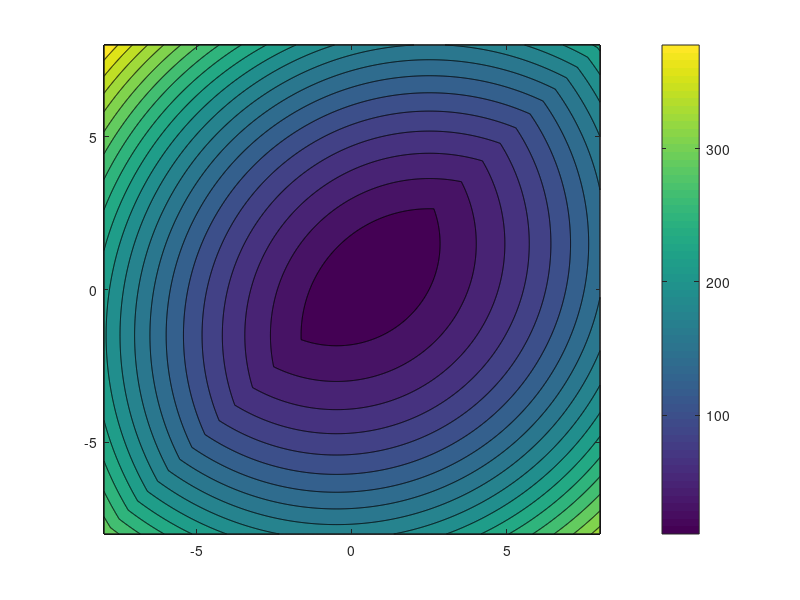
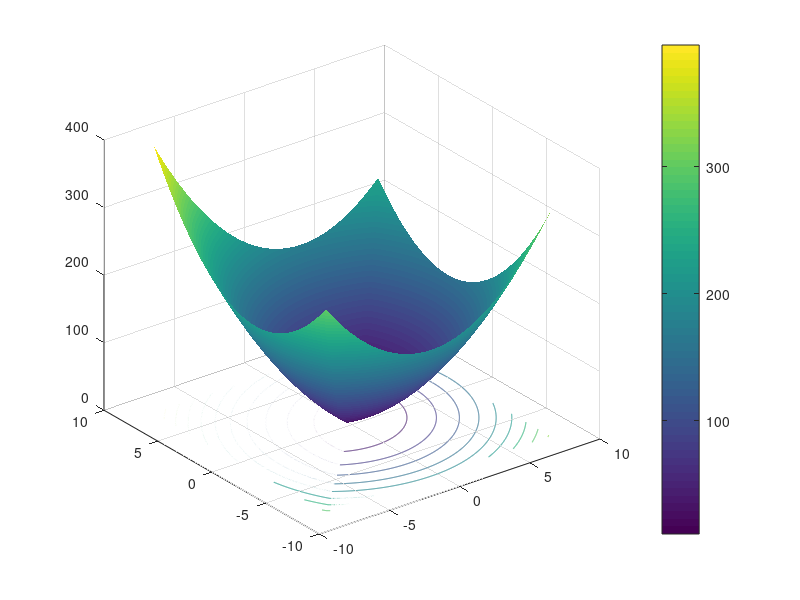

Write MATLAB code to recreate these figures, in order.
%Question 2
m_minus = -8:0.01:8;
m_plus = -8:0.01:8;
[X,Y] = meshgrid(m_minus, m_plus);
L = (-1-Y).^2 + (1-Y).^2 + (3-X).^2 + (-1-X).^2 + 6*abs(X-Y);
% contour figure
figure
contourf(X,Y,L,20)
colorbar
% 3D figure
figure
surfc(X,Y,L)
colorbar
shading interp
% mean values
m = min(min(L));
[x,y] = find(L==m);
m_minus(x)
m_plus(y)
